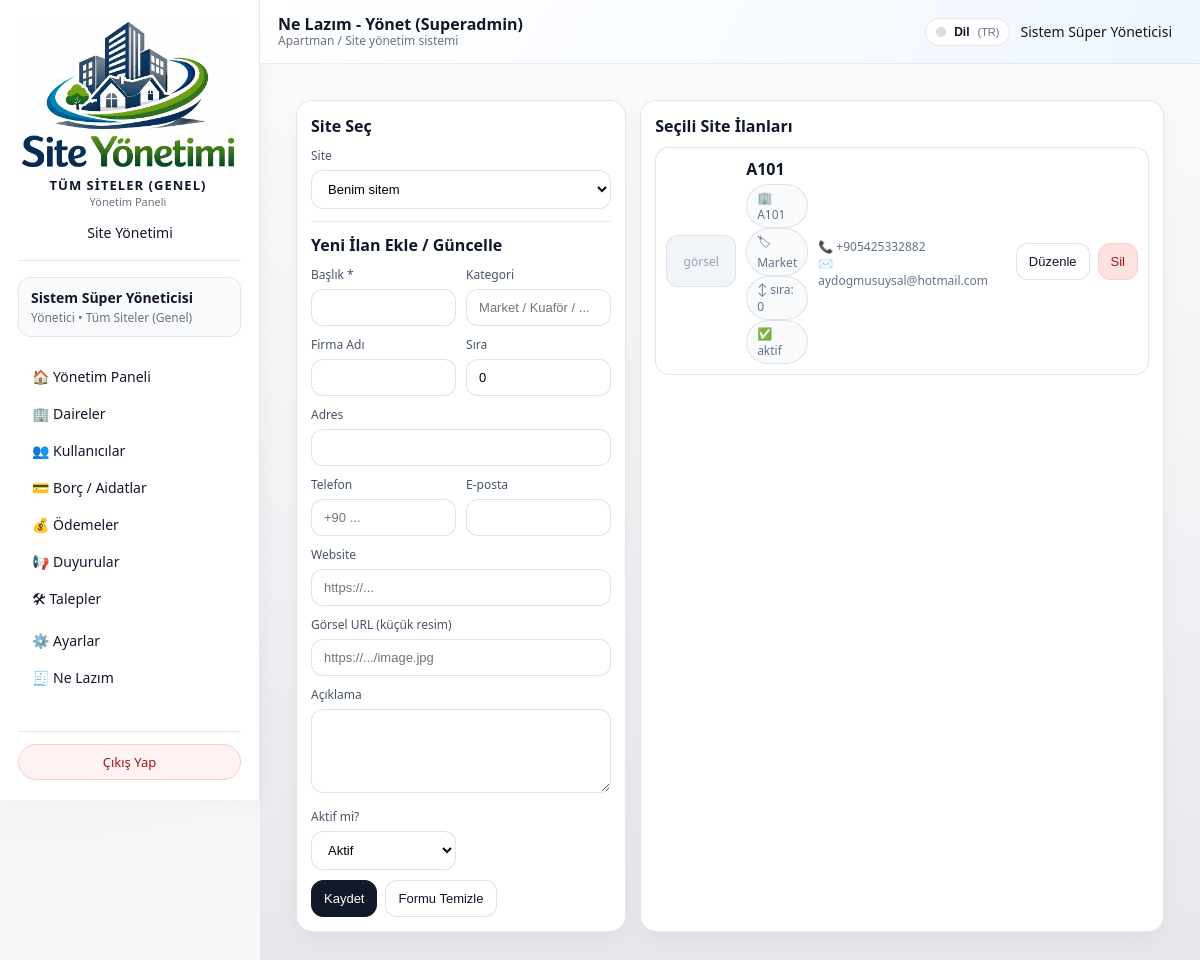
/admin/ne-lazim/manage (signed in), run on the app's committed database.
### models/user_model.py (models this page shows, shortened)
class User(db.Model):
    __tablename__ = "users"
    id = db.Column(db.Integer, primary_key=True)
    name = db.Column(db.String(120), nullable=False)
    email = db.Column(db.String(120), unique=True, nullable=False, index=True)
    phone = db.Column(db.String(32), nullable=True)
    password_hash = db.Column(db.String(255), nullable=False)
    role = db.Column(db.String(20), nullable=False, default="resident")
    site_id = db.Column(db.Integer, db.ForeignKey("sites.id"), nullable=True)
    apartment_id = db.Column(
        db.Integer,
        db.ForeignKey("apartments.id"),
        nullable=True,
    )
    is_active = db.Column(db.Boolean, default=True, nullable=False)

### models/need_item_model.py (models this page shows)
class NeedItem(db.Model):
    __tablename__ = "need_items"
    id = db.Column(db.Integer, primary_key=True)
    site_id = db.Column(db.Integer, db.ForeignKey("sites.id"), nullable=False, index=True)
    title = db.Column(db.String(160), nullable=False)              # İlan başlığı
    description = db.Column(db.Text, nullable=True)                # kısa açıklama
    image_url = db.Column(db.String(500), nullable=True)
    company_name = db.Column(db.String(160), nullable=True)
    category = db.Column(db.String(80), nullable=True)             # örn: Market / Kuaför / Eczane
    address = db.Column(db.String(300), nullable=True)
    phone = db.Column(db.String(50), nullable=True)
    email = db.Column(db.String(120), nullable=True)
    website = db.Column(db.String(200), nullable=True)
    is_active = db.Column(db.Boolean, default=True, nullable=False)
    sort_order = db.Column(db.Integer, default=0, nullable=False)
    created_at = db.Column(db.DateTime, default=datetime.utcnow, nullable=False)
    updated_at = db.Column(db.DateTime, default=datetime.utcnow, onupdate=datetime.utcnow, nullable=False)
    site = db.relationship("Site", backref=db.backref("need_items", lazy="dynamic"))

### routes/admin_routes.py (the view)
@admin_bp.route("/ne-lazim/manage", methods=["GET"])
@admin_required
def ne_lazim_manage():
    if not _require_super_admin():
        flash("Bu sayfayı sadece Süper Admin görüntüleyebilir.", "error")
        return redirect(url_for("admin.ne_lazim"))
    sites = Site.query.order_by(Site.name.asc()).all()
    if not sites:
        flash("Önce en az 1 site oluşturmalısınız.", "error")
        return redirect(url_for("admin.dashboard"))
    selected_site_id = request.args.get("site_id", type=int) or sites[0].id
    items = (
        NeedItem.query
        .filter_by(site_id=selected_site_id)
        .order_by(NeedItem.sort_order.asc(), NeedItem.id.desc())
        .all()
    )
    items_json = [
        {
            "id": it.id,
            "title": it.title,
            "category": it.category or "",
            "company_name": it.company_name or "",
            "sort_order": it.sort_order or 0,
            "address": it.address or "",
            "phone": it.phone or "",
            "email": it.email or "",
            "website": it.website or "",
            "image_url": it.image_url or "",
            "description": it.description or "",
            "is_active": bool(it.is_active),
        }
        for it in items
    ]
    return render_template(
        "admin/ne_lazim_manage.html",
        sites=sites,
        selected_site_id=selected_site_id,
        items=items,
        items_json=items_json,
    )

### templates/admin/ne_lazim_manage.html (shortened to what this page needs)
{% extends "base.html" %}
{% block topbar_title %}Ne Lazım - Yönet (Superadmin){% endblock %}
{% block content %}
<div class="wrap">
  <div class="grid">
    <div class="card">
      <div class="h">Site Seç</div>
      <form method="get" action="{{ url_for('admin.ne_lazim_manage', lang=LANG) }}">
        <label>Site</label>
        <select name="site_id" onchange="this.form.submit()">
          {% for s in sites %}
            <option value="{{ s.id }}" {% if s.id == selected_site_id %}selected{% endif %}>
              {{ s.name }}
            </option>
          {% endfor %}
        </select>
      </form>
      <hr style="border:none; border-top:1px solid rgba(15,23,42,.08); margin:12px 0;">
      <div class="h">Yeni İlan Ekle / Güncelle</div>
      <form method="post" action="{{ url_for('admin.ne_lazim_save', lang=LANG) }}">
        <div class="row">
          <div>
            <label>Başlık *</label>
            <input name="title" id="title" required>
          </div>
          <div>
            <label>Kategori</label>
            <input name="category" id="category" placeholder="Market / Kuaför / ...">
          </div>
        </div>
        <div class="row" style="margin-top:10px;">
          <div>
            <label>Firma Adı</label>
            <input name="company_name" id="company_name">
          </div>
          <div>
            <label>Sıra</label>
            <input name="sort_order" id="sort_order" type="number" value="0">
          </div>
        </div>
        <div style="margin-top:10px;">
          <label>Adres</label>
          <input name="address" id="address">
        </div>
        <div class="row" style="margin-top:10px;">
          <div>
            <label>Telefon</label>
            <input name="phone" id="phone" placeholder="+90 ...">
          </div>
          <div>
            <label>E-posta</label>
            <input name="email" id="email">
          </div>
        </div>
        <div style="margin-top:10px;">
          <label>Website</label>
          <input name="website" id="website" placeholder="https://...">
        </div>
        <div style="margin-top:10px;">
          <label>Görsel URL (küçük resim)</label>
          <input name="image_url" id="image_url" placeholder="https://.../image.jpg">
        </div>
        <div style="margin-top:10px;">
          <label>Açıklama</label>
          <textarea name="description" id="description"></textarea>
        </div>
        <div class="row" style="margin-top:10px;">
          <div>
            <label>Aktif mi?</label>
            <select name="is_active" id="is_active">
              <option value="1" selected>Aktif</option>
            </select>
          </div>
          <div></div>
        </div>
        <div class="btns">
          <button class="btn primary" type="submit">Kaydet</button>
          <button class="btn" type="button" onclick="resetForm()">Formu Temizle</button>
        </div>
      </form>
    </div>
    <div class="card">
      <div class="h">Seçili Site İlanları</div>
      {% if items and items|length > 0 %}
        <div style="display:flex; flex-direction:column; gap:10px;">
          {% for it in items %}
            <div class="titem">
              <div class="img">
                {% if it.image_url %}<img src="{{ it.image_url }}" alt="img">{% else %}görsel{% endif %}
              </div>
              <div>
                <div style="font-weight:900; color:#0f172a;">{{ it.title }}</div>
                <div class="meta">
                  {% if it.company_name %}<span class="pill">🏢 {{ it.company_name }}</span>{% endif %}
                  {% if it.category %}<span class="pill">🏷 {{ it.category }}</span>{% endif %}
                  <span class="pill">↕ sıra: {{ it.sort_order }}</span>
                  <span class="pill">{{ "✅ aktif" if it.is_active else "⛔ pasif" }}</span>
                </div>
              </div>
              <div>
                <div class="meta">
                  {% if it.phone %}📞 {{ it.phone }}<br>{% endif %}
                  {% if it.email %}✉️ {{ it.email }}<br>{% endif %}
                </div>
              </div>
              <div class="ops">
                <button class="btn" type="button"
                onclick='fillForm({{ it.id }}, ITEMS.find(x=>x.id==={{ it.id }}))'>Düzenle</button>
                <form method="post" action="{{ url_for('admin.ne_lazim_delete', item_id=it.id, lang=LANG) }}"
                      onsubmit="return confirm('Silinsin mi?');">
                  <button class="btn danger" type="submit">Sil</button>
                </form>
              </div>
            </div>
          {% endfor %}
        </div>
      {% else %}
        <div style="color:#64748b; font-size:13px;">
          Bu site için ilan yok. Sol panelden ekleyebilirsin.
        </div>
      {% endif %}
    </div>
  </div>
</div>
{% endblock %}

### templates/base.html (shortened to what this page needs)
<!doctype html>
<html lang="{{ session.get('lang','tr') }}">
<head>
  <link rel="stylesheet" href="{{ url_for('static', filename='css/app.css') }}">
</head>
<body class="{% block body_class %}{% endblock %}">
{% set LANG = session.get('lang','tr') %}
{% macro t(k) -%}
  {{ I18N.get(LANG, I18N['tr']).get(k, I18N['tr'].get(k, k)) }}
{%- endmacro %}
<div class="layout">
  <aside class="sidebar" id="sidebar">
    {% set _role = session.get("user_role") %}
    {% set _active_site = session.get("active_site_name") %}
    {% set site_name = session.get("active_site_name")
      or (current_site_name if current_site_name is defined and current_site_name else t('default_brand_name')) %}
    {% if _role == "super_admin" and not _active_site %}
      {% set site_name = t('all_sites_global') %}
    {% endif %}
    <div class="sidebar__header">
      <div class="sidebar__logo-wrapper">
        <img
          src="{{ url_for('static', filename='logo1.png') }}"
          alt="Logo"
          class="sidebar__logo-img"
          style="width:220px; height:150px; object-fit:contain;"
        >
        <div class="sidebar__brand-block">
          <div class="sidebar__brand-title">
            {{ site_name }}
          </div>
          <div class="sidebar__brand-subtitle">
            {{ t('panel_title') }}
          </div>
        </div>
        {% if session.get("user_role") == "super_admin" %}
          <a href="{{ url_for('admin.manage_sites', lang=LANG) }}" class="sidebar__link">
            {{ t('menu_site_mgmt') }}
          </a>
        {% endif %}
      </div>
    </div>
    <div class="sidebar__user">
      {% set user_name = session.get("user_name") %}
      {% set user_role = session.get("user_role") %}
      {% set active_site_name = session.get("active_site_name") %}
      {% set fallback_site_name = session.get("site_name", t('default_site_name')) %}
      {% if user_role == "super_admin" and not active_site_name %}
        {% set fallback_site_name = t('all_sites_global') %}
      {% endif %}
      <div class="sidebar__user-name">
        {% if user_name %}
          {{ user_name }}
        {% else %}
          {{ t('logged_in') }}
        {% endif %}
      </div>
      <div class="sidebar__user-role">
        {% if user_role in ["admin", "super_admin"] %}
          {{ t('role_admin_of') }} {{ active_site_name or fallback_site_name }}
        {% elif user_role == "resident" %}
          {{ t('role_resident_of') }} {{ active_site_name or fallback_site_name }}
        {% else %}
          {{ active_site_name or fallback_site_name }}
        {% endif %}
      </div>
    </div>
    <nav class="sidebar__nav">
      {% set endpoint = request.endpoint or "" %}
      {% if user_role in ["admin", "super_admin"] %}
        <a href="{{ url_for('admin.dashboard', lang=LANG) }}"
           class="sidebar__link {% if endpoint == 'admin.dashboard' %}sidebar__link--active{% endif %}">
          🏠 {{ t('menu_admin_dashboard') }}
        </a>
        <a href="{{ url_for('admin.manage_apartments', lang=LANG) }}"
           class="sidebar__link {% if endpoint == 'admin.manage_apartments' %}sidebar__link--active{% endif %}">
          🏢 {{ t('menu_apartments') }}
        </a>
        <a href="{{ url_for('admin.manage_users', lang=LANG) }}"
           class="sidebar__link {% if endpoint == 'admin.manage_users' %}sidebar__link--active{% endif %}">
          👥 {{ t('menu_users') }}
        </a>
        <a href="{{ url_for('admin.manage_bills', lang=LANG) }}"
           class="sidebar__link {% if endpoint == 'admin.manage_bills' or endpoint == 'admin.dues_summary' %}sidebar__link--active{% endif %}">
          💳 {{ t('menu_bills') }}
        </a>
        <a href="{{ url_for('admin.manage_payments', lang=LANG) }}"
           class="sidebar__link {% if endpoint == 'admin.manage_payments' %}sidebar__link--active{% endif %}">
          💰 {{ t('menu_payments') }}
        </a>
        <a href="{{ url_for('admin.manage_announcements', lang=LANG) }}"
           class="sidebar__link {% if endpoint == 'admin.manage_announcements' %}sidebar__link--active{% endif %}">
          📢 {{ t('menu_announcements') }}
        </a>
        <a href="{{ url_for('admin.manage_tickets', lang=LANG) }}"
           class="sidebar__link {% if endpoint == 'admin.manage_tickets' %}sidebar__link--active{% endif %}">
          🛠 {{ t('menu_tickets') }}
        </a>
        <a href="{{ url_for('admin.settings', lang=LANG) }}"
           class="sidebar__link {% if endpoint == 'admin.settings' %}sidebar__link--active{% endif %}">
          ⚙️ {{ t('menu_settings') }}
        </a>
        <a href="{{ url_for('admin.ne_lazim', lang=LANG) }}"
          class="sidebar__link {% if endpoint == 'admin.ne_lazim' %}sidebar__link--active{% endif %}">
          🧾 {{ t('menu_need_list') }}
        </a>
      {% else %}
        <a href="{{ url_for('admin.dashboard', lang=LANG) }}"
           class="sidebar__link {% if endpoint == 'admin.dashboard' %}sidebar__link--active{% endif %}">
          🏠 {{ t('menu_admin_dashboard') }}
        </a>
      {% endif %}
    </nav>
    <div class="sidebar__footer">
      <a href="{{ url_for('auth.logout', lang=LANG) }}" class="sidebar__logout-btn">
        {{ t('logout') }}
      </a>
    </div>
  </aside>
  <div class="main">
    <header class="topbar">
      <div>
        <div class="topbar__title">
          {% block topbar_title %}{{ t('panel_title') }}{% endblock %}
        </div>
        <div class="topbar__subtitle">
          {% if user_role == "admin" or (user_role == "super_admin" and active_site_name) %}
            {{ t('admin_view') }}
          {% elif user_role == "resident" %}
            {{ t('resident_view') }}
          {% else %}
            {{ t('system_view') }}
          {% endif %}
        </div>
      </div>
      <div class="topbar__user" style="display:flex; align-items:center; gap:10px;">
        <div class="lang-switch" id="langSwitch">
          <button type="button" class="lang-btn" id="langBtn" aria-haspopup="true" aria-expanded="false">
            <span class="lang-dot"></span>
            <span style="font-weight:600;">{{ t('language') }}</span>
            <span style="color:#6b7280; font-size:11px;">({{ LANG|upper }})</span>
          </button>
          {% set nxt = request.full_path %}
        </div>
        {% if user_name %}
          <span class="topbar__user-name">{{ user_name }}</span>
        {% endif %}
      </div>
    </header>
    <main class="content">
      {% block content %}{% endblock %}
    </main>
  </div>
</div>
</body>
</html>

### data on the page
User: name "Sistem Süper Yöneticisi"
NeedItem: shows "görsel", title "A101", company_name "A101", category "Market", sort_order "0", is_active "✅ aktif", phone "+905425332882", email "aydogmusuysal@hotmail.com"

### other printed values
{{ LANG|upper }} "TR"
form field site_id "Benim sitem"
